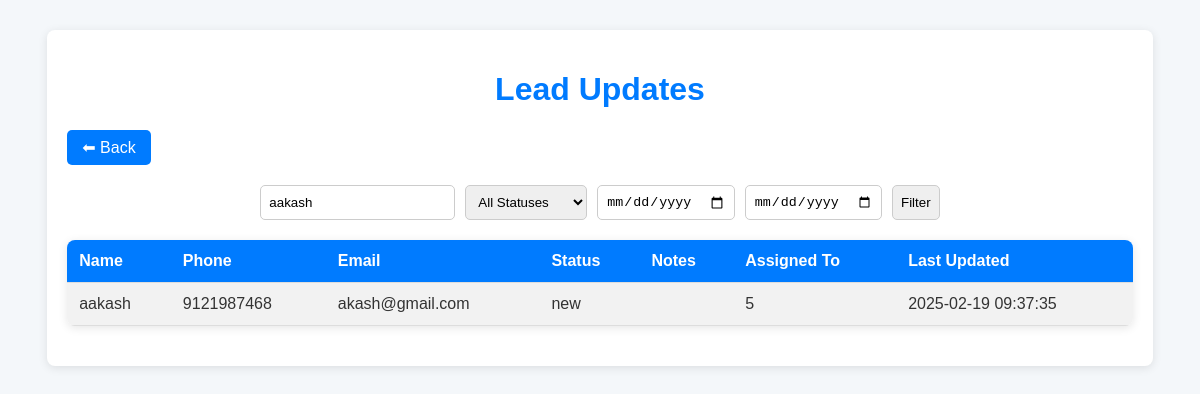
Page /lead_updates.php?name=aakash on the committed database.
### tables this page shows
CREATE TABLE `leads` (
  `id` int(11) NOT NULL,
  `name` varchar(100) NOT NULL,
  `phone` varchar(15) NOT NULL,
  `status` enum('new','contacted','converted','not interested') DEFAULT 'new',
  `notes` text DEFAULT NULL,
  `assigned_to` int(11) DEFAULT NULL,
  `email` varchar(255) DEFAULT NULL,
  `lead_name` varchar(255) DEFAULT NULL,
  `telecaller_id` int(11) DEFAULT NULL,
  `updated_at` timestamp NOT NULL DEFAULT current_timestamp() ON UPDATE current_timestamp()
);

### lead_updates.php (the view, shortened to what this page needs)
<?php
include('db_connection.php');
$name_filter = $_GET['name'] ?? '';
$start_date = $_GET['start_date'] ?? '';
$end_date = $_GET['end_date'] ?? '';
$query = "SELECT id, name, phone, email, status, notes, assigned_to, updated_at FROM leads WHERE 1";
if (!empty($name_filter)) {
    $query .= " AND name LIKE '%" . $conn->real_escape_string($name_filter) . "%'";
}
$query .= " ORDER BY updated_at DESC";
$leads = $conn->query($query);
?>
<!DOCTYPE html>
<html lang="en">
<head>
</head>
<body>
    <div class="container">
        <h1>Lead Updates</h1>
        <a href="javascript:history.back()" class="back-btn">⬅ Back</a>
        <form method="GET" class="filters">
            <input type="text" name="name" placeholder="Search by Name" value="<?= htmlspecialchars($name_filter) ?>">
            <select name="status">
                <option value="">All Statuses</option>
            </select>
            <input type="date" name="start_date" value="<?= htmlspecialchars($start_date) ?>">
            <input type="date" name="end_date" value="<?= htmlspecialchars($end_date) ?>">
            <button type="submit">Filter</button>
        </form>
        <table>
            <tr>
                <th>Name</th>
                <th>Phone</th>
                <th>Email</th>
                <th>Status</th>
                <th>Notes</th>
                <th>Assigned To</th>
                <th>Last Updated</th>
            </tr>
            <?php while ($lead = $leads->fetch_assoc()): ?>
                <tr>
                    <td><?= htmlspecialchars($lead['name']); ?></td>
                    <td><?= htmlspecialchars($lead['phone']); ?></td>
                    <td><?= htmlspecialchars($lead['email']); ?></td>
                    <td><?= htmlspecialchars($lead['status']); ?></td>
                    <td><?= htmlspecialchars($lead['notes']); ?></td>
                    <td><?= htmlspecialchars($lead['assigned_to'] ?? 'Unassigned'); ?></td>
                    <td><?= htmlspecialchars($lead['updated_at']); ?></td>
                </tr>
            <?php endwhile; ?>
        </table>
    </div>
</body>
</html>

### lead_updates.php (style rules this page uses)
body { font-family: Arial, sans-serif; background-color: #f4f7fa; color: #333; }
.container { width: 90%; margin: 30px auto; background-color: #fff; padding: 20px; border-radius: 8px; box-shadow: 0 2px 10px rgba(0, 0, 0, 0.1); }
h1 { text-align: center; color: #007bff; }
.filters { display: flex; gap: 10px; justify-content: center; margin-bottom: 20px; }
.filters input, .filters select, .filters button { padding: 8px; border: 1px solid #ccc; border-radius: 5px; }
table { width: 100%; border-collapse: collapse; margin: 20px 0; font-size: 1rem; border-radius: 8px; overflow: hidden; box-shadow: 0 2px 10px rgba(0, 0, 0, 0.1); }
table th, table td { padding: 12px; text-align: left; border-bottom: 1px solid #ddd; }
table th { background-color: #007bff; color: #fff; }
table tr:nth-child(even) { background-color: #f2f2f2; }
.back-btn { display: inline-block; margin-bottom: 20px; padding: 8px 15px; background: #007bff; color: white; text-decoration: none; border-radius: 5px; }

### rows in the picture
leads: name "aakash", phone "9121987468", email "akash@gmail.com", status "new", assigned_to "5", updated_at "2025-02-19 09:37:35"
